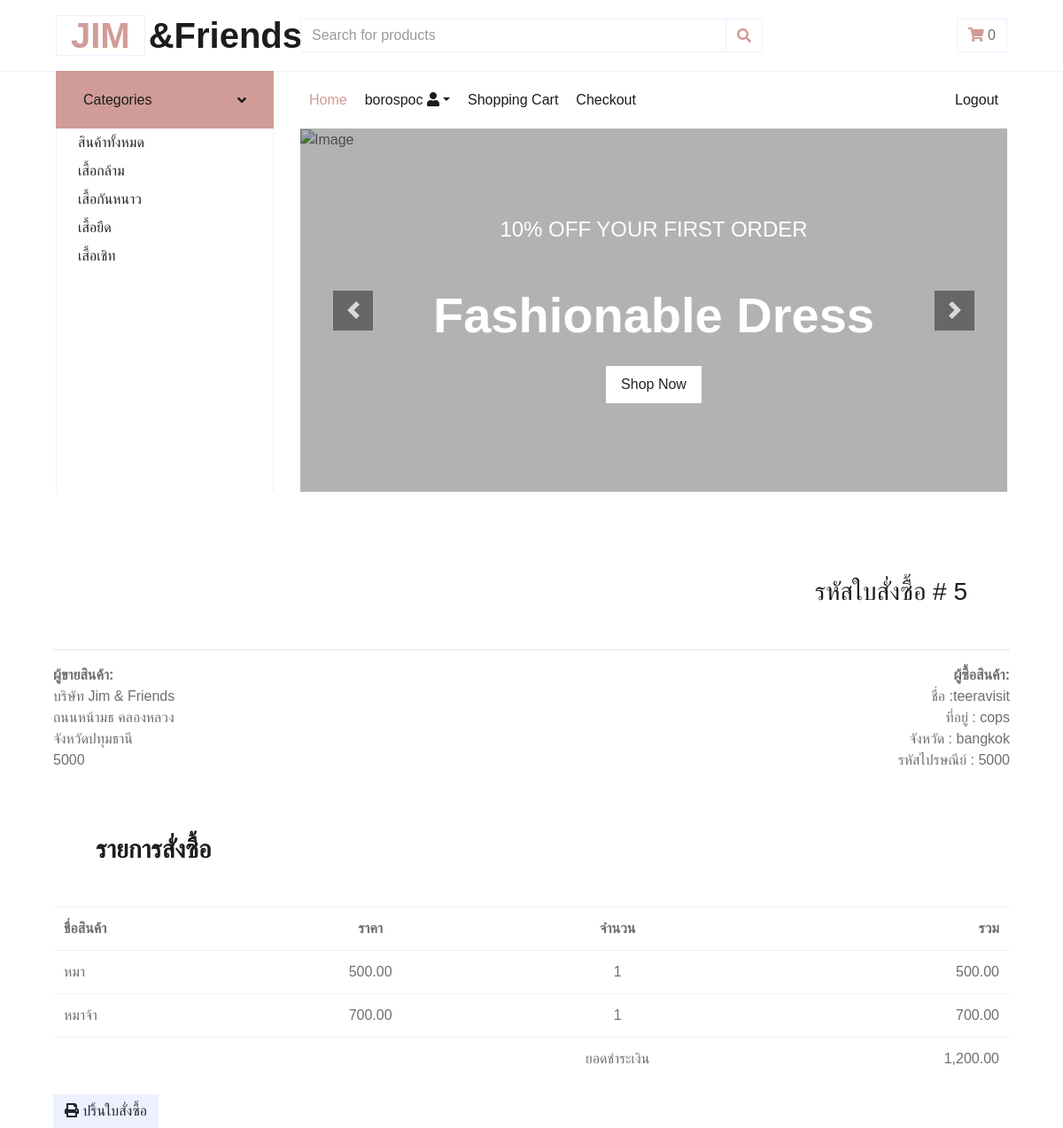
/order/5 (signed in), run on the app's committed database.
### store/models.py (models this page shows, shortened)
class Category(models.Model):
    name=models.CharField(max_length=250,unique=True)
    slug=models.SlugField(max_length=250,unique=True)
    class Meta :
        ordering=('name',)
        verbose_name='หมวดหมู่สินค้า'
        verbose_name_plural="ข้อมูลประเภทสินค้า"
    def get_url(self):
        return reverse('product_by_category', args=[self.slug])

class Order(models.Model):
    name=models.CharField(max_length=255,blank=True)
    address=models.CharField(max_length=255,blank=True)
    city=models.CharField(max_length=255,blank=True)
    postcode=models.CharField(max_length=255,blank=True)
    total=models.DecimalField(max_digits=10,decimal_places=2)
    email=models.EmailField(max_length=250,blank=True)
    token=models.CharField(max_length=255,blank=True)
    created=models.DateTimeField(auto_now_add=True)
    updated=models.DateTimeField(auto_now=True)
    class Meta :
        db_table='Order'
        ordering=('id',)

class OrderItem(models.Model):
    product=models.CharField(max_length=250)
    quantity=models.IntegerField()
    price=models.DecimalField(max_digits=10,decimal_places=2)
    order=models.ForeignKey(Order,on_delete=models.CASCADE)
    created=models.DateTimeField(auto_now_add=True)
    updated=models.DateTimeField(auto_now=True)
    class Meta :
        db_table='OrderItem'
        ordering=('order',)
    def sub_total(self):
        return self.quantity*self.price

### store/views.py (the view)
# urls.py: path('order/<int:order_id>',views.viewOrder,name="orderDetails"),
def viewOrder(request,order_id):
    if request.user.is_authenticated:
        email=str(request.user.email)
        order=Order.objects.get(email=email,id=order_id)
        orderitem=OrderItem.objects.filter(order=order)
    return render(request,'viewOrder.html',{'order': order, 'order_items': orderitem})

### store/context_processors.py (called while the page is built)
def menu_links(request):
    links=Category.objects.all()
    return dict(links=links)

def counter(request):
    item_count=0
    if 'admin' in request.path:
        return {}
    else:
        try:
            cart=Cart.objects.filter(cart_id=_cart_id(request))
            cart_Item=CartItem.objects.all().filter(cart=cart[:1])
            for item in cart_Item:
                item_count+=item.quantity
        except Cart.DoesNotExist:
            item_count=0
    return dict(item_count=item_count)

### store/views.py (called while the page is built)
def _cart_id(request):
    cart=request.session.session_key
    if not cart:
        cart=request.session.create()
    return cart

### store/templates/viewOrder.html
{% extends 'layouts.html' %}
{% load static %}
{% load humanize %}
{% block content%}
<div class="container">
    <div class="row my-2">
      <div class="col-md-12">
      <div class="invoice-title text-right">
          <h3>รหัสใบสั่งซื้อ # {{order.id}}</h3>
      </div>
      <hr>
      <div class="row">
        <div class="col-md-6">
          <address>
          <strong>ผู้ขายสินค้า:</strong><br>
            บริษัท
            Jim & Friends<br>
            ถนนหน้ามธ คลองหลวง <br>
            จังหวัดปทุมธานี <br>
            5000
          </address>
        </div>
        <div class="col-md-6 text-right">
          <address>
            <strong>ผู้ซื้อสินค้า:</strong><br>
            ชื่อ :{{order.name}}<br>
            ที่อยู่ : {{order.address}}<br>
            จังหวัด : {{order.city}}<br>
            รหัสไปรษณีย์ : {{order.postcode}}
          </address>
        </div>
      </div>
    </div>
  </div>
  <div class="row">
    <div class="col-md-12">
      <div class="panel panel-default">
        <div class="panel-heading">
          <h3 class="panel-title"><strong>รายการสั่งซื้อ</strong></h3>
        </div>
        <div class="panel-body">
          <div class="table-responsive">
            <table class="table table-condensed">
              <thead>
                    <tr>
                    <td><strong>ชื่อสินค้า</strong></td>
                    <td class="text-center"><strong>ราคา</strong></td>
                    <td class="text-center"><strong>จำนวน</strong></td>
                    <td class="text-right"><strong>รวม</strong></td>
                    </tr>
              </thead>
              <tbody>
                {% for item in order_items%}
                <tr>
                  <td>{{item.product}}</td>
                  <td class="text-center">{{item.price}}</td>
                  <td class="text-center">{{item.quantity}}</td>
                  <td class="text-right">{{item.sub_total | intcomma}}</td>
                </tr>
                {% endfor %}
                <tr>
                    <td class="no-line"></td>
                    <td class="no-line text-center"></td>
                    <td class="no-line text-center">ยอดชำระเงิน</td>
                    <td class="no-line text-right">{{order.total | intcomma}}</td>
                  </tr>
              </tbody>
            </table>
            <button class="btn btn-secondary pull-right" onclick="window.print();">
              <i class="fas fa-print"></i>
              ปริ้นใบสั่งซื้อ
            </button>
          </div>
        </div>
      </div>
    </div>
  </div>
  </div>
{% endblock %}

### store/templates/layouts.html (shortened to what this page needs)
{% load static %}
<!DOCTYPE html>
<html lang="en">
<head>
    <link rel="stylesheet" href="https://stackpath.bootstrapcdn.com/bootstrap/4.4.1/css/bootstrap.min.css">
    <link rel="stylesheet" href="https://use.fontawesome.com/releases/v5.8.1/css/all.css">
    <div class="container-fluid">
      <div class="row align-items-center py-3 px-xl-5">
        <div class="col-lg-3 d-none d-lg-block">
            <a href="" class="text-decoration-none">
                <h1 class="m-0 display-5 font-weight-semi-bold"><span class="text-primary font-weight-bold border px-3 mr-1">JIM</span>&Friends</h1>
            </a>
        </div>
        <div class="col-lg-6 col-6 text-left">
            <form action="{%url 'search'%}", method="GET">
                <div class="input-group">
                    <input type="text" name="title" class="form-control" placeholder="Search for products">
                    <div class="input-group-append">
                        <button class="input-group-text bg-transparent text-primary">
                            <i class="fa fa-search"></i>
                        </button>
                    </div>
                </div>
            </form>
        </div>
        <div class="col-lg-3 col-6 text-right">
            <a href="{%url 'cartdetail'%}" class="btn border">
                <i class="fas fa-shopping-cart text-primary"></i>
                {% if item_count > 0%}
                  {{item_count}}
                {% else %}
                  0
                {% endif %}
            </a>
        </div>
    </div>
  </div>
    <div class="container-fluid mb-5">
      <div class="row border-top px-xl-5">
          <div class="col-lg-3 d-none d-lg-block">
              <a class="btn shadow-none d-flex align-items-center justify-content-between bg-primary text-white w-100" data-toggle="collapse" href="#navbar-vertical" style="height: 65px; margin-top: -1px; padding: 0 30px;">
                  <h6 class="m-0">Categories</h6>
                  <i class="fa fa-angle-down text-dark"></i>
              </a>
              <nav class="collapse show navbar navbar-vertical navbar-light align-items-start p-0 border border-top-0 border-bottom-0" id="navbar-vertical">
                  <div class="navbar-nav w-100 overflow-hidden" style="height: 410px">
                      <div class="nav-item dropdown">
                        <a class="dropdown-item" href="{%url 'Home'%}">สินค้าทั้งหมด</a>
                        {% for category in links%}
                        <a class="dropdown-item" href="{{category.get_url}}">{{category.name}}</a>
                        {% endfor%}
                      </div>
                  </div>
              </nav>
          </div>
          <div class="col-lg-9">
              <nav class="navbar navbar-expand-lg bg-light navbar-light py-3 py-lg-0 px-0">
                  <div class="collapse navbar-collapse justify-content-between" id="navbarCollapse">
                      <div class="navbar-nav mr-auto py-0">
                          <a href="{% url 'Home'%}" class="nav-item nav-link active">Home</a>
                          <div class="nav-item dropdown">
                            <a  class="nav-item nav-link dropdown-toggle" data-toggle="dropdown" aria-expanded="false">{{request.user.username}} <i class="fas fa-user circle"></i></a>
                        </div>
                          <a href="{%url 'cartdetail'%}" class="nav-item nav-link">Shopping Cart</a>
                          <a href="{% url 'checkout'%}" class="nav-item nav-link">Checkout</a>
                      </div>
                      <div class="navbar-nav ml-auto py-0">
                        {% if request.user.is_authenticated and request.user.first_name %}
                        <a href="{% url 'signOut'%}" class="nav-item nav-link">Logout</a>
                        {% else%}
                        <a href="{% url 'signIn'%}" class="nav-item nav-link">Login</a>
                        <a href="{% url 'signUp'%}" class="nav-item nav-link">Register</a>
                        {%endif%}
                      </div>
                  </div>
              </nav>
              <div id="header-carousel" class="carousel slide" data-ride="carousel">
                <div class="carousel-inner">
                    <div class="carousel-item active" style="height: 410px;">
                        <img class="img-fluid" src="https://i.etsystatic.com/5153538/r/il/6276ac/3839996089/il_794xN.3839996089_924n.jpg" alt="Image">
                        <div class="carousel-caption d-flex flex-column align-items-center justify-content-center">
                            <div class="p-3" style="max-width: 700px;">
                                <h4 class="text-light text-uppercase font-weight-medium mb-3">10% Off Your First Order</h4>
                                <h3 class="display-4 text-white font-weight-semi-bold mb-4">Fashionable Dress</h3>
                                <a href="" class="btn btn-light py-2 px-3">Shop Now</a>
                            </div>
                        </div>
                    </div>
                </div>
                <a class="carousel-control-prev" href="#header-carousel" data-slide="prev">
                    <div class="btn btn-dark" style="width: 45px; height: 45px;">
                        <span class="carousel-control-prev-icon mb-n2"></span>
                    </div>
                </a>
                <a class="carousel-control-next" href="#header-carousel" data-slide="next">
                    <div class="btn btn-dark" style="width: 45px; height: 45px;">
                        <span class="carousel-control-next-icon mb-n2"></span>
                    </div>
                </a>
            </div>
          </div>
      </div>
    </div>
</head>
<body>
     <div class="container">
        {% block content%}
        {% endblock%}
     </div>
</body>
</html>

### data on the page
Category: name "เสื้อกล้าม"
Category: name "เสื้อกันหนาว"
Category: name "เสื้อยืด"
Category: name "เสื้อเชิท"
Order: id "5", name "teeravisit", address "cops", city "bangkok", postcode "5000", total "1,200.00"
OrderItem: product "หมา", price "500.00", quantity "1", sub_total "500.00"
OrderItem: product "หมาจ้า", price "700.00", quantity "1", sub_total "700.00"

### other printed values
{{ request.user.username }} "borospoc"
